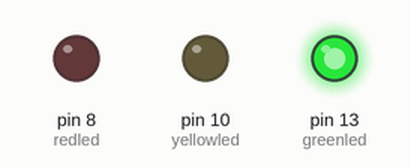
This sketch was run on a simulated Arduino Uno, built with avr-gcc and run on an emulated ATmega328P. On the bench: output pins drawn as LEDs (lit = HIGH).

Above: at 2.5 s.
At 5.2 s:
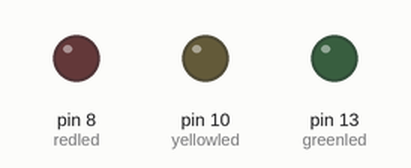
At 6.7 s:
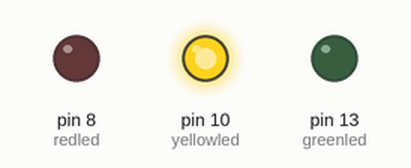
At 11.0 s:
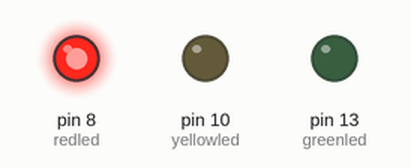
Timing chart, 0 to 17.6 s (numbered marks = the images above):
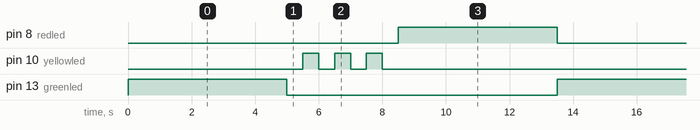

Measured:
- by itself, pin 8 (redled), pin 13 (greenled): alternates HIGH for 5.0 s and LOW for 8.5 s
- by itself, pin 10 (yellowled): repeats every 13.5 s: 2 × (LOW 0.50 s, HIGH 0.50 s), LOW 11.0 s, HIGH 0.50 s
- by itself, everything shown: repeats every 13.5 s, in 10 steps

The sketch:

Project_5_Traffic_light.ino
```cpp
/*
keyestudio Max Development Board
Project 5
Traffic light
http://www.keyestudio.com
*/
int redled =8; // initialize digital pin 8.
int yellowled =10; // initialize digital pin 10.
int greenled =13; // initialize digital pin 13.
void setup()
{
pinMode(redled, OUTPUT);// set the pin with red LED as “output”
pinMode(yellowled, OUTPUT); // set the pin with yellow LED as “output”
pinMode(greenled, OUTPUT); // set the pin with green LED as “output”
}
void loop()
{
digitalWrite(greenled, HIGH);//// turn on green LED
delay(5000);// wait 5 seconds
digitalWrite(greenled, LOW); // turn off green LED
for(int i=0;i<3;i++)// blinks for 3 times
{
delay(500);// wait 0.5 second
digitalWrite(yellowled, HIGH);// turn on yellow LED
delay(500);// wait 0.5 second
digitalWrite(yellowled, LOW);// turn off yellow LED
}
delay(500);// wait 0.5 second
digitalWrite(redled, HIGH);// turn on red LED
delay(5000);// wait 5 second
digitalWrite(redled, LOW);// turn off red LED
}
```
